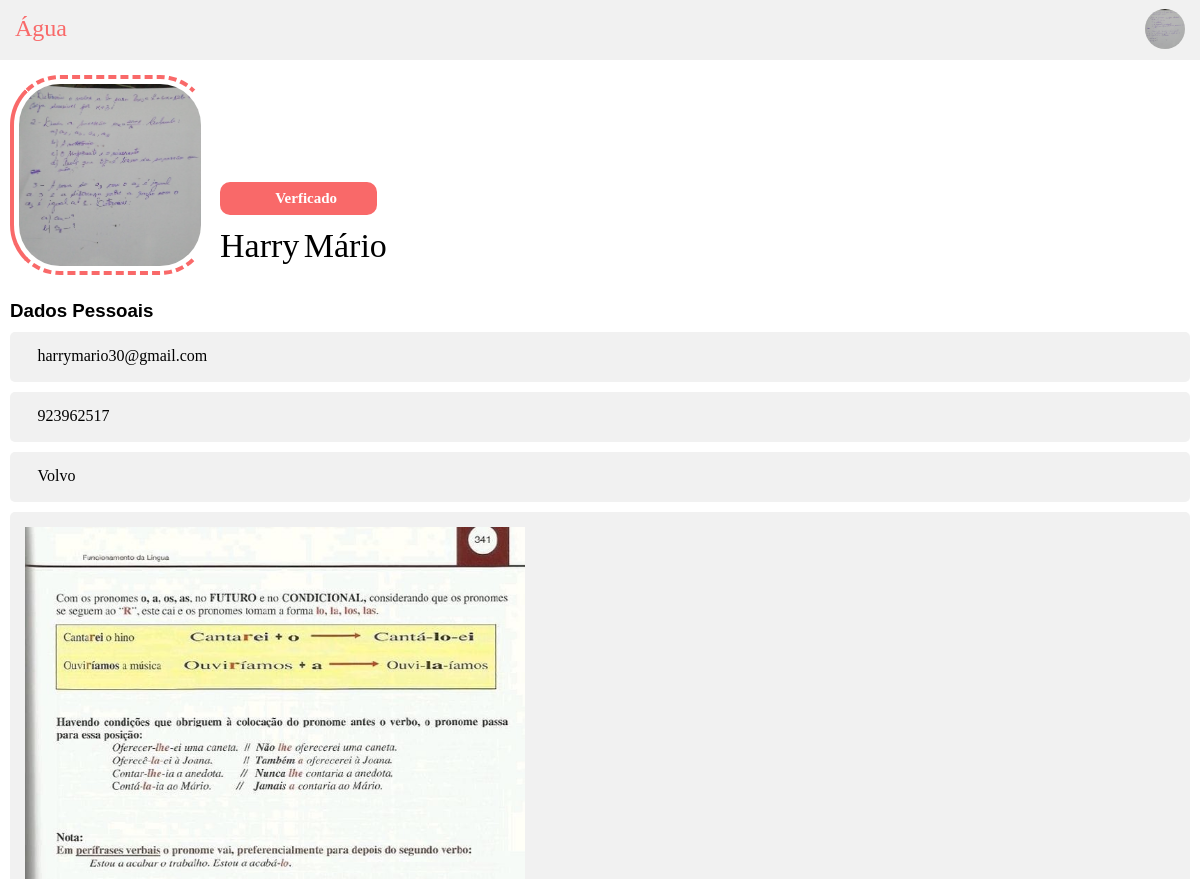
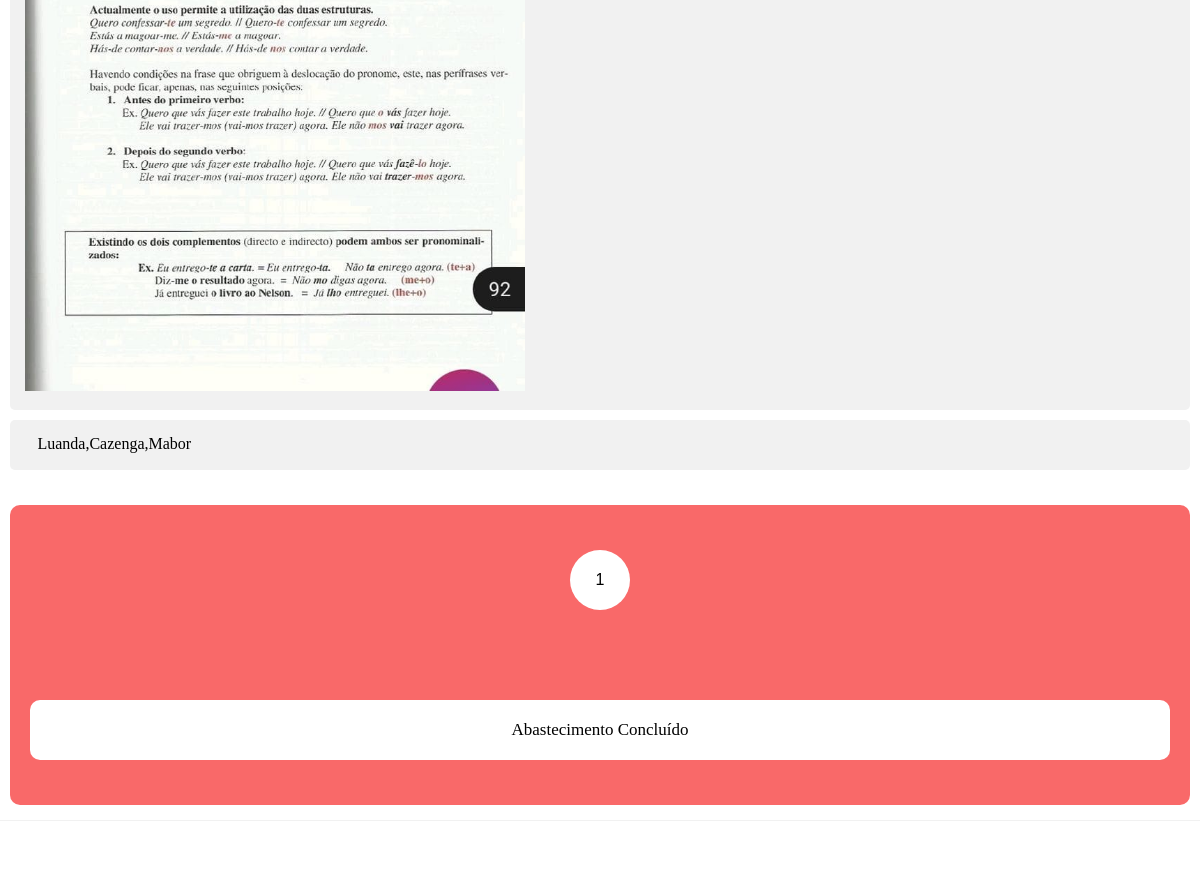
Page /motoristas/perfil/perfil.php (signed in) on the committed database (2 pictures, top to bottom).
### tables this page shows
CREATE TABLE IF NOT EXISTS `motoristas` (
  `id_motorista` int NOT NULL AUTO_INCREMENT,
  `nome` varchar(100) NOT NULL,
  `sobrenome` varchar(255) NOT NULL,
  `telefone` varchar(20) NOT NULL,
  `email` varchar(250) NOT NULL,
  `endereco` varchar(255) NOT NULL,
  `bairro` varchar(255) NOT NULL,
  `tipo_cisterna` varchar(50) NOT NULL,
  `placa_veiculo` varchar(20) NOT NULL,
  `latitude` decimal(10,8) NOT NULL,
  `longitude` decimal(11,8) NOT NULL,
  `disponivel` tinyint(1) DEFAULT '1',
  `conta_bancaria` varchar(50) DEFAULT NULL,
  `data_cadastro` datetime NOT NULL DEFAULT CURRENT_TIMESTAMP,
  `cpf_nif` varchar(32) DEFAULT NULL,
  `foto_motorista` varchar(255) DEFAULT NULL,
  `foto_cisterna` varchar(255) DEFAULT NULL,
  `codigo_verificacao` varchar(10) DEFAULT NULL,
  `verificado` tinyint(1) NOT NULL DEFAULT '0',
  `senha` varchar(100) NOT NULL,
  PRIMARY KEY (`id_motorista`),
  UNIQUE KEY `email` (`email`)
);

### motoristas/perfil/perfil.php (the view, shortened to what this page needs)
<?php
$id_usuario = $_SESSION['user_id'] ;
require_once '../../config/bd.php';
$sql = mysqli_query($connect,"SELECT * FROM motoristas WHERE id_motorista='$id_usuario'");
$pegar = mysqli_fetch_assoc($sql);
?>
<!DOCTYPE html>
<html lang="pt">
<head>
    <link rel="stylesheet" href="css/perfil.css">
    <link rel="stylesheet" href="../../icon/font-awesome/css/all.min.css">
</head>
<body>
    <div class="main">
        <header class="header">
            <div class="title">
                <span>Água</span><i class="fal fa-map-marker-plus"></i>
            </div>
            <nav class="h">
                <a href="#" class="fotoU"><img src="../../uploads/<?php echo htmlspecialchars($pegar['foto_motorista']) ?>" alt=""></a>
            </nav>
        </header>
        <div class="content">
            <div class="section section-1">
                <div class="foto_perfil">
                    <img src="../../uploads/<?php echo htmlspecialchars($pegar['foto_motorista']) ?>" alt="">
                </div>
                <div class="u_v">
                    <a href="#"><i class="fa fa-check-circle"></i> Verficado</a>
                </div>
                <div class="nome_usuario">
                    <span><?php echo htmlspecialchars($pegar['nome']) ?></span>
                    <span><?php echo htmlspecialchars($pegar['sobrenome']) ?></span>
                </div>
            </div>
            <div class="section section-2">
                <h3>Dados Pessoais</h3>
                <div class="dados_usuario">
                    <?php
                    echo'
                        <div class="d_email"><i class="fal fa-envelope"></i>'.htmlspecialchars($pegar['email']).'</div>
                        <div class="d_num"><i class="fal fa-phone-alt"></i>'.htmlspecialchars($pegar['telefone']).'</div>
                        <div class="d_tc"><i class="fal fa-truck"></i>'.htmlspecialchars($pegar['tipo_cisterna']).'</div>
                        <div class="d_fc"><img src="../../uploads/'.htmlspecialchars($pegar['foto_cisterna']).'" alt=""></div>
                        <div class="d_loc"><i class="fal fa-map"></i>'.htmlspecialchars($pegar['endereco'].",".$pegar['bairro']).'</div>
                    ';
                    ?>
                </div>
            </div>
            <div class="section section-3">
                <div class="s-3">
                    <div class="cls">
                        <div class="cls-1">
                            <div class="cls-1-c">1</div>
                        </div>
                        <div class="cls-2">
                            <div class="cls-2-d">Abastecimento Concluído</div>
                        </div>
                    </div>
                </div>
            </div>
        </div>
        <footer class="footer">
            <nav class="menu">
                <a href="../index.php">
                    <i class="fa fa-tint"></i>
                </a>
                <a href="#">
                    <i class="fa fa-list-alt"></i>
                </a>
                <a href="#">
                    <i class="fa fa-map"></i>
                </a>
                <a href="#">
                    <i class="fa fa-users-medical"></i>
                </a>
                <a href="#">
                    <i class="fa fa-map-pin"></i>
                </a>
            </nav>
        </footer>
    </div>
</body>
</html>

### motoristas/perfil/css/perfil.css (style rules this page uses)
* { margin: 0; padding: 0; box-sizing: border-box; }
html, body { width: 100%; height: 100%; font-family: 'font', Arial, sans-serif; background-color: #f8f9fa; }
.main { width: 100%; height: 100%; background: #ffffff; box-shadow: 0 4px 6px rgba(0, 0, 0, 0.1); position: relative; overflow-y: auto; }
.header { width: 100%; height: 60px; background-color: #f1f1f1; border-bottom: 1px solid #f1f1f1; padding: 5px; }
.title { width: auto; height: 100%; padding: 10px; float: left; }
.title span { color: #f96969; font-size: 24px; font-family: 'bubblegum'; }
.h { width: auto; height: 100%; float: right; background-color: transparent; padding: 4px 10px; }
.fotoU { width: 40px; height: 40px; border-radius: 50px; float: right; }
.fotoU img { width: 100%; height: 100%; border-radius: 50%; }
.content { width: 100%; height: auto; padding: 0 0 60px 0; }
.section { width: 100%; height: auto; padding: 5px; margin: 5px auto; }
.section-1 { padding: 10px; background-color: #fff; }
.section-1 .foto_perfil { width: 200px; height: 200px; border-radius: 50px; float: left; }
.section-1 .foto_perfil img { width: 100%; height: 100%; border-radius: 50px; padding: 5px; border-top: 4px dashed #f96969; border-bottom: 4px dashed #f96969; border-left: 4px solid #f96969; border-right: 4px solid #fff; }
.u_v { height: 150px; background-color: transparent; display: flex; align-items: flex-end; padding: 10px; }
.u_v a { padding: 8px 40px; background-color: #f96969; text-decoration: none; color: #ffffff; font-family: Cambria, Cochin, Georgia, Times, 'Times New Roman', serif; font-size: 15px; font-weight: 700; border-radius: 10px; }
.nome_usuario { height: 50px; background-color: transparent; display: flex; align-items: flex-end; padding: 10px; }
.nome_usuario span { font-size: 34px; font-family: Geometr212 BkCn BT; }
.section-2 { padding: 10px; background-color: #fff; }
.dados_usuario > div { width: 100%; height: 50px; padding: 15px; background-color: #f1f1f1; margin: 10px auto; font-family: Cambria, Cochin, Georgia, Times, 'Times New Roman', serif; border-radius: 5px; }
.dados_usuario div:nth-child(4) { width: 100%; height: auto; }
.d_fc img { width: 500px; }
.section-3 { padding: 10px; background-color: #fff; }
.s-3 { width: 100%; height: 300px; background-color: #f96969; border-radius: 10px; }
.cls { width: 100%; height: 100%; }
.cls-1, .cls-2 { width: 100%; height: 50%; display: flex; justify-content: center; align-items: center; text-align: center; padding: 10px 20px; }
.cls-1-c { width: 60px; height: 60px; border-radius: 50px; background-color: #ffffff; display: flex; justify-content: center; align-items: center; text-align: center; color: #000; }
.cls-2-d { width: 100%; padding: 20px; background-color: #fff; border-radius: 10px; font-family: Cambria, Cochin, Georgia, Times, 'Times New Roman', serif; font-size: 17px; color: #000; }
.footer { width: 100%; height: 60px; position: fixed; bottom: 0; right: 0; background-color: transparent; z-index: 100; }
.menu { width: 100%; height: 100%; background-color: #fff; display: flex; text-align: center; border-top: 1px solid #f1f1f1; }
.menu a { width: 20%; height: 100%; background-color: transparent; text-align: center; display: flex; justify-content: space-evenly; align-items: center; text-decoration: none; font-family: Cambria, Cochin, Georgia, Times, 'Times New Roman', serif; padding: 0 5px; color: #404040; }

### rows in the picture
motoristas: foto_motorista (picture), nome "Harry", sobrenome "Mário", email "harrymario30@gmail.com", telefone "923962517", tipo_cisterna "Volvo", foto_cisterna (picture), endereco+bairro "Luanda,Cazenga,Mabor"
